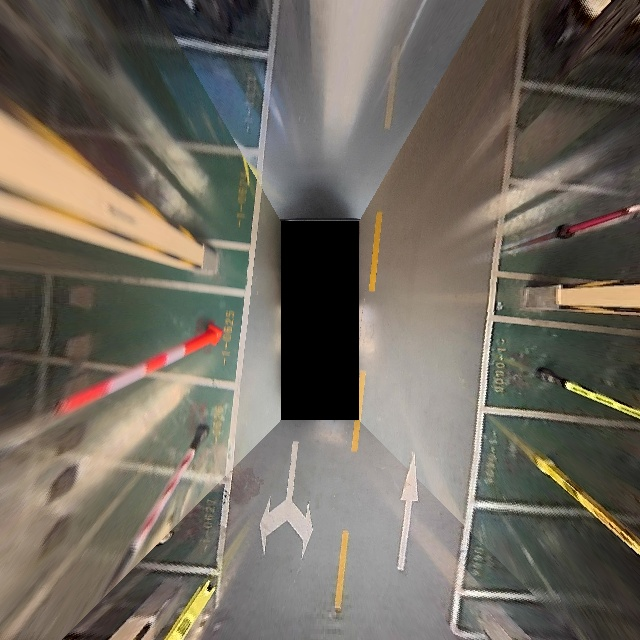
#> input picture Datasets/bev_image_data/demo.jpg, 640 x 640 px
$ python nv12_bgr.py
#> lines starting #> are read from the running program, lines starting #| are printed output that depends on the picture
#> further down, img_bgr is the input picture: shape (640, 640, 3); mean B, G, R 94.9, 105.1, 111.6
import numpy as np
import os
import math
from collections import Counter
import tempfile
import cv2


def rgb_to_nv12(rgb_img):
    """
    convert rgb to nv12
    Args:
        rgb_img:

    Returns:

    """
    height, width, _ = rgb_img.shape
#> height = 640; width = 640
    uv_height = int(height / 2)
#> uv_height = 320
    uv_width = int(width / 2)
#> uv_width = 320
    yuv_img = cv2.cvtColor(rgb_img, cv2.COLOR_RGB2YUV_I420)
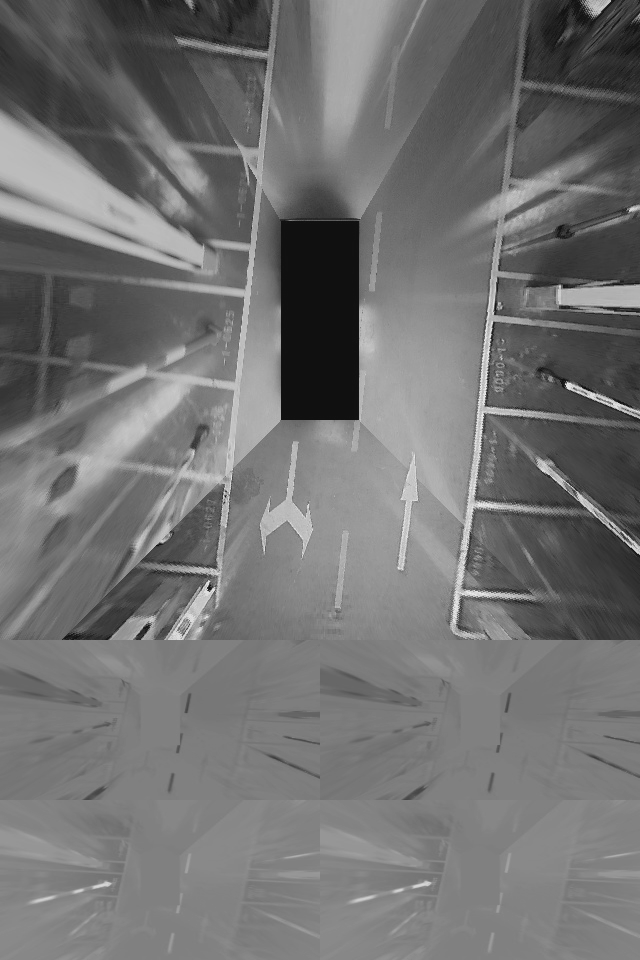
#> yuv_img: shape (960, 640); min 16, max 235, mean 113.7

    # extract Y,U,V
    yuv_planes = yuv_img.reshape(height * width + (uv_height * (uv_height + uv_width)))
    y_plane = yuv_planes[: height * width]
    u_plane = yuv_planes[height * width: height * (width + int(uv_width / 2))]
    v_plane = yuv_planes[height * (width + int(uv_width / 2)):]
    uv_plane = np.concatenate((u_plane[:, np.newaxis], v_plane[:, np.newaxis]), axis=1).flatten()

    # merge yuv to nv12
    nv12_img = np.concatenate((y_plane, uv_plane), axis=0, dtype=np.uint8)

    return nv12_img


def nv12_mat_to_yuv(img_nv12, height:int, width:int) -> np.array:
    """
    convert nv12 image to yuv
    Args:
        img_nv12:
        height:
        width:

    Returns:

    """
#> called with img_nv12 = array of shape (614400,), height = 640, width = 640
    f_y = img_nv12
    f_uv = img_nv12

    result = np.zeros((height, width, 3), dtype=np.uint8)
    size = int(3 / 2 * height * width)
    uv_start = height * width

    for j in range(0, height):
        for i in range(0, width):
            uv_index = uv_start + (width * math.floor(j / 2)) + math.floor(i / 2) * 2
            y = f_y[(j * width) + i]
            u = f_uv[int(uv_index)]
            v = f_uv[int(uv_index) + 1]

            result[j, i] = int(y), int(u), int(v)
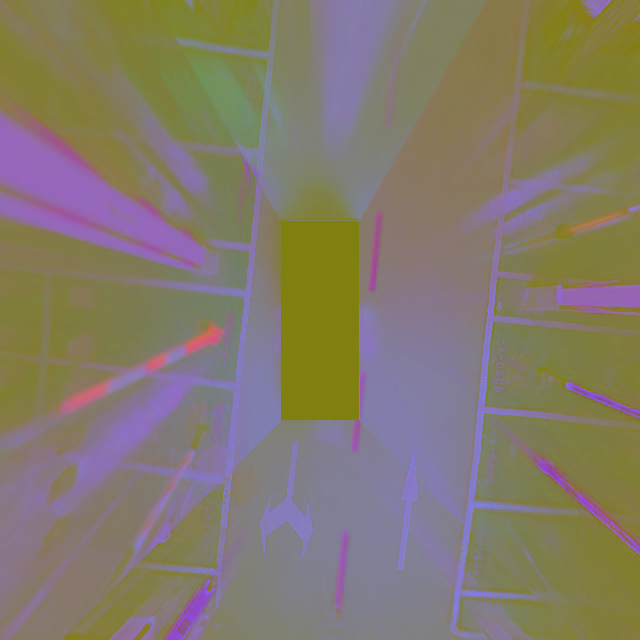
#> result: shape (640, 640, 3); mean of channels 0, 1, 2 107, 122.6, 131.6; drawn as B, G, R

    return result


def nv12_bin_to_yuv(nv12_file: str, height: int, width: int) -> np.array:
    """
    Given an NV12 file, return a 3 channel YUV image
    """
    f_y = open(nv12_file, "rb")
    f_uv = open(nv12_file, "rb")

    result = np.zeros((height, width, 3))

    size_of_file = os.path.getsize(nv12_file)
    size_of_frame = ((3.0 / 2.0) * height * width)
    number_of_frames = size_of_file / size_of_frame
    frame = 0
    frame_start = size_of_frame * frame
    uv_start = frame_start + (width * height)

    # lets get our y cursor ready
    f_y.seek(int(frame_start))
    for j in range(0, height):
        for i in range(0, width):
            # uv_index starts at the end of the yframe.  The UV is 1/2 height so we multiply it by j/2
            # We need to floor i/2 to get the start of the UV byte
            uv_index = uv_start + (width * math.floor(j / 2)) + (math.floor(i / 2)) * 2
            f_uv.seek(int(uv_index))

            y = ord(f_y.read(1))
            u = ord(f_uv.read(1))
            v = ord(f_uv.read(1))

            result[j, i] = int(y), int(u), int(v)

    return result


def yuv_to_rgb(yuv_data: np.array, target_img_format: str = 'RGB') -> np.array:
    """
    NOTE: Unable to use cv2 cvtColor func to convert YUV420p to RGB, so call this function for the time being

    Given a YUV image, convert it into an RGB image
    """
#> called with target_img_format = 'BGR'
    pq_, bq_ = calculate_color_conversion_matrix('YUV', target_img_format)
    pq_ = pq_.reshape(3, 3)

    rgb_data = np.matmul(yuv_data, pq_.T) + bq_
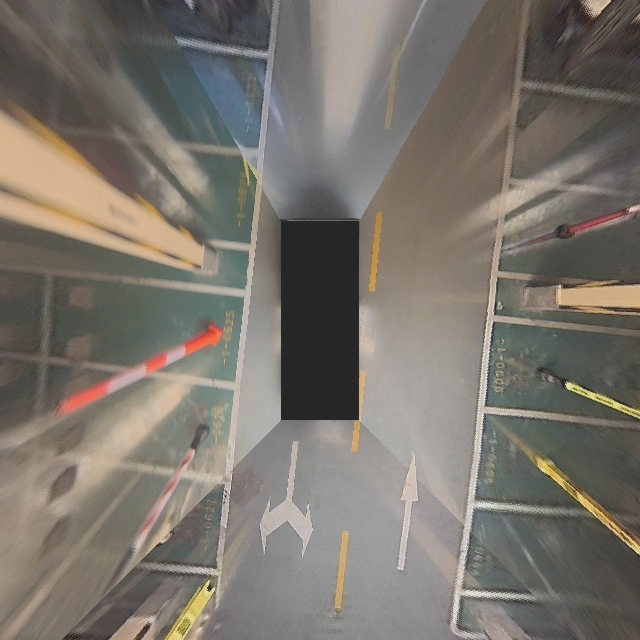
#> rgb_data: shape (640, 640, 3) float64; mean of channels 0, 1, 2 97.5, 106.8, 113.1; drawn with min black and max white
    rgb_data = np.clip(rgb_data, 0, 255)

    return rgb_data


# [94 lines left out: functions calculate_general_prep_parameters, prep_impl, not called in this run]


def calculate_color_conversion_matrix(in_type, out_type):
    # TODO: change ctype and ztype to in_type and out_type
    if in_type not in CTYPE_TO_CV2_FORMAT_MAPPING:
        raise RuntimeError(f"wrong ctype value {in_type}")
    if out_type not in CTYPE_TO_CV2_FORMAT_MAPPING:
        raise RuntimeError(f"wrong ztype value {out_type}")

    # base color_p and color_b
    color_p = np.array([
        [0.0, 0.0, 0.0],
        [0.0, 0.0, 0.0],
        [0.0, 0.0, 0.0]
    ])
    color_b = np.array([0.0, 0.0, 0.0])

    # determine in/out category from mapping
    cat_in, cat_out = CTYPE_TO_CV2_FORMAT_MAPPING[in_type], CTYPE_TO_CV2_FORMAT_MAPPING[out_type]

    if Counter(cat_in) == Counter("YUV") and Counter(cat_out) == Counter("RGB"):
        # input of "YUV" category and output of "RGB" category
        color_p = np.array([[1.0, 0.0, 1.5748],
                            [1.0, -0.1873, -0.4681],
                            [1.0, 1.8556, 0.0]])
        color_b = np.array([-201.0744, 84.3912, -237.0168])

        # "cat_in to YUV" transformation
        # MUST get index from "YUV" default order!!!
        # yuv_index is column re-order
        yuv_index = ["YUV".index(cat_in[i]) for i in range(len("YUV"))]
        color_p = color_p[:, yuv_index]

        # "RGB" to cat_out transformation
        # MUST get index from "RGB" default order!!!
        # rgb_index is row re-order
        rgb_index = ["RGB".index(cat_out[i]) for i in range(len(cat_out))]
        color_p = color_p[rgb_index, :]
        color_b = color_b[rgb_index]

    elif Counter(cat_in) == Counter("RGB") and Counter(cat_out) == Counter("YUV"):
        # input of "RGB" category and output of "YUV" category
        color_p = np.array([[0.2126, 0.7152, 0.0722],
                            [-0.114572, -0.385428, 0.5],
                            [0.5, -0.454153, -0.045847]])
        color_b = np.array([0.1880, 127.9977, 127.9970])

        # "cat_in to RGB" transformation
        # MUST get index from "RGB" default order!!!
        # rgb_index is column re-order
        rgb_index = ["RGB".index(cat_in[i]) for i in range(len("RGB"))]
        color_p = color_p[:, rgb_index]
        # "YUV" to cat_out transformation
        # MUST get index from "YUV" default order!!!
        # yuv_index is row re-order
        yuv_index = ["YUV".index(cat_out[i]) for i in range(len(cat_out))]
        color_p = color_p[yuv_index, :]
        color_b = color_b[yuv_index]

    elif cat_out == 'GRAY':  # For gray scale images
        color_p[0, 0] = 1.0

    elif Counter(cat_in) == Counter(cat_out):
        # RGB -> BGR
        # input and output have the same category
        for i in range(len(cat_out)):
            color_p[i][cat_in.index(cat_out[i])] = 1.0
            # i = 0: color_p[0][2] = 1.0
            # i = 1: color_p[1][1] = 1.0
            # i = 2: color_p[2][0] = 1.0
            # 0, 0, 1
            # 0, 1, 0
            # 1, 0, 0
    # expect result of the form 1, N x N
    color_p = color_p.flatten()

    return color_p, color_b


CTYPE_TO_CV2_FORMAT_MAPPING = {
    "RGB": "RGB",
    "RGBD": "RGB",
    "RGBA": "RGB",
    "RBG": "RBG",
    "BRG": "BRG",
    "BGR": "BGR",
    "GBR": "GBR",
    "GRB": "GRB",
    "YUV": "YUV",
    "YUYV": "YUV",
    "YUVY": "YUV",
    "UYVY": "YUV",
    "NV12": "YUV",
    "NV21": "YUV",
    "YUV420P": "YUV",
    "YVU": "YVU",
    "VYU": "VYU",
    "VUY": "VUY",
    "UYV": "UYV",
    "UVY": "UVY",
    "GRAY": "GRAY",
    "MULTI_PD": "MULTI_PD"
}


# [24 lines left out: functions psnr_similarity, mse_similarity, rmse_similarity, not called in this run]


if __name__ == "__main__":

    width = 640
    height = 640
    prep_mean = [128, 128, 128]
    prep_scale = [0.0078125, 0.0078125, 0.0078125]
    source_image_format = "NV12"
    target_image_format = "BGR"
    img_path = "../Datasets/bev_image_data/demo.jpg"
    nv12_path = "../Datasets/bev_image_data/demo.yuv"

    # rgb -> yuv
    img_bgr = cv2.imread(img_path, cv2.IMREAD_COLOR)
    img_rgb = cv2.cvtColor(img_bgr, cv2.COLOR_BGR2RGB)
    nv12_data = rgb_to_nv12(img_rgb)

    # nv12_mat -> yuv -> rgb
    yuv_data = nv12_mat_to_yuv(nv12_data, height, width)
    rgb_data = yuv_to_rgb(yuv_data, target_image_format)

    # nv12 -> bin
    with open(nv12_path, 'wb') as f:
        f.write(nv12_data.tobytes())

    # nv12 bin -> yuv
    yuv_data_1 = nv12_bin_to_yuv(nv12_path, height, width)
    rgb_data_1 = yuv_to_rgb(yuv_data_1, target_image_format)
    # rgb_data.astype(np.uint8).tofile("demo/test.rgb")

    cv2.imshow("img_0", rgb_data.astype(np.uint8))
    cv2.imshow("img_1", rgb_data_1.astype(np.uint8))
    cv2.waitKey()

    print("Done")
